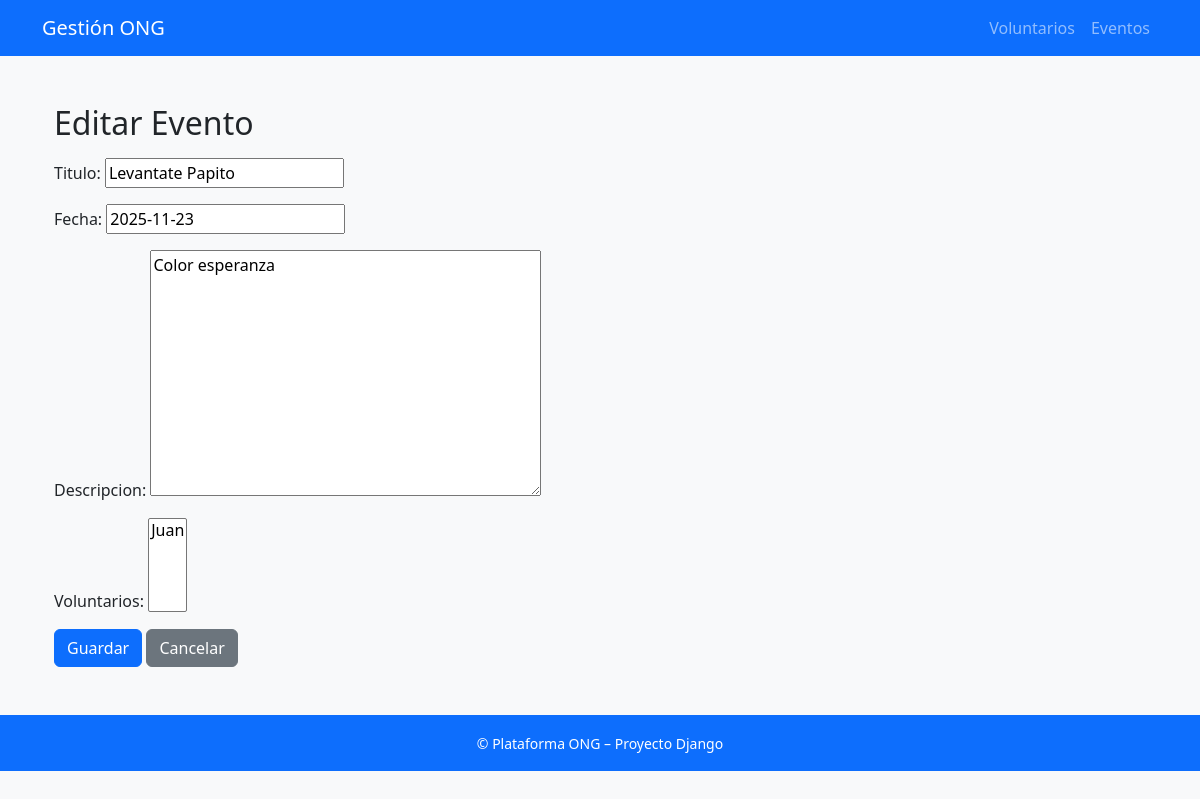
The page /eventos/1/editar/ on the database as committed earlier.
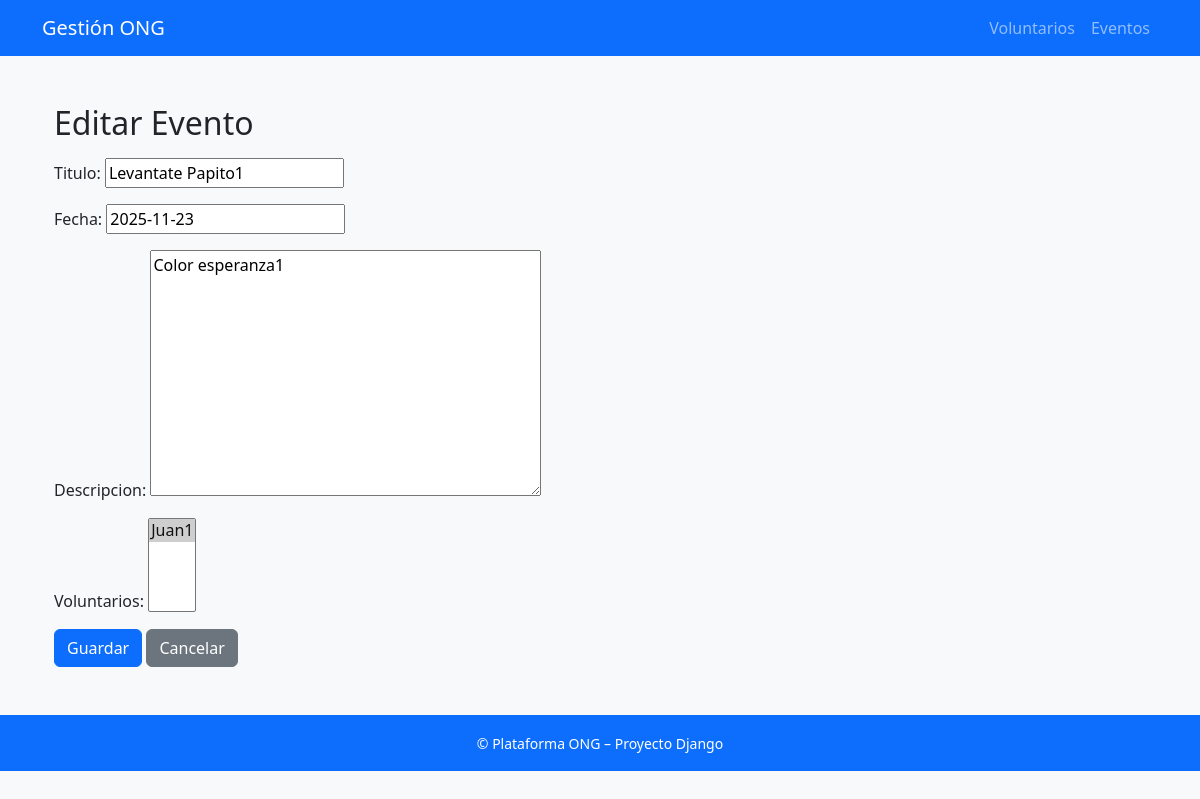
The same page on the database as committed later.
### voluntarios/models.py (models this page shows, shortened)
class Evento(models.Model):
    titulo = models.CharField(max_length=255)
    fecha = models.DateField()
    descripcion = models.TextField()
    voluntarios = models.ManyToManyField(Voluntario, blank=True)

### voluntarios/views.py (the view)
# urls.py: path("eventos/<int:pk>/editar/", views.evento_update, name="evento_update"),
def evento_update(request, pk):
    try:
        evento = Evento.objects.get(id=pk)
    except Evento.DoesNotExist:
        return redirect("evento_list")
    if request.method == "POST":
        form = EventoForm(request.POST, instance=evento)
        if form.is_valid():
            form.save()
            return redirect("evento_list")
    else:
        form = EventoForm(instance=evento)
    return render(request, "voluntarios/evento_form.html", {"form": form})

### voluntarios/forms.py
class EventoForm(forms.ModelForm):
    class Meta:
        model = Evento
        fields = ['titulo', 'fecha', 'descripcion', 'voluntarios']

### voluntarios/models.py (called while the page is built)
    def __str__(self):
        return self.nombre

### voluntarios/templates/voluntarios/evento_form.html (shortened to what this page needs)
{% extends "base.html" %}
{% block content %}
<div class="container mt-4">
    <h2>{% if form.instance.pk %}Editar Evento{% else %}Nuevo Evento{% endif %}</h2>
    <form method="POST" class="mt-3">
        {{ form.as_p }}
        <button type="submit" class="btn btn-primary">Guardar</button>
        <a href="{% url 'evento_list' %}" class="btn btn-secondary">Cancelar</a>
    </form>
</div>
{% endblock %}

Rows that differ between the two databases and show on the page:
changed Evento: titulo "Levantate Papito" → "Levantate Papito1"; descripcion "Color esperanza" → "Color esperanza1"
Other text that changed with them:
form field voluntarios: "Juan" → "Juan1 ☑"
